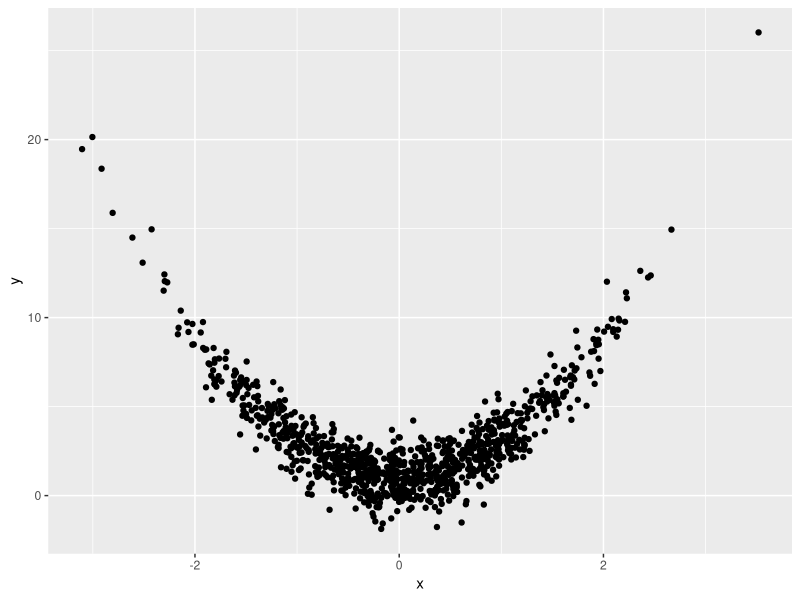
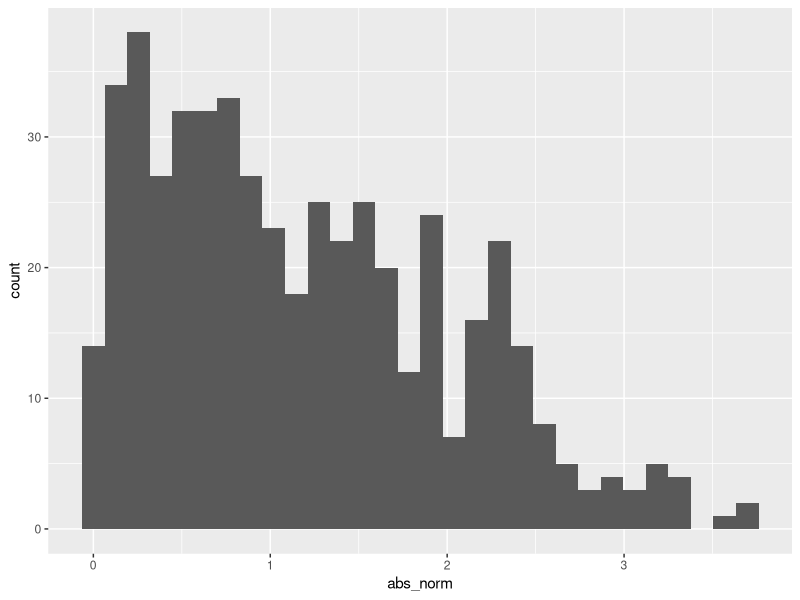

Generate these figures, in order, with R:
## ---- chunk 1
samp = rnorm(100)
length(samp)
## ---- chunk 2
library(tidyverse)
## ---- chunk 3
plot_df =
   tibble(
     x = rnorm(n = 1000),
     y = 1 + 2 * x ^ 2 + rnorm(n = 1000)
   )



ggplot(plot_df, aes(x = x, y = y)) + geom_point()
## ---- chunk 4

la_df =
   tibble(
     norm = rnorm(n = 500, mean=1),
     logical = norm > 0,
     abs_norm = abs(norm)
   )
ggplot(la_df, aes(x= abs_norm)) + geom_histogram()
     
